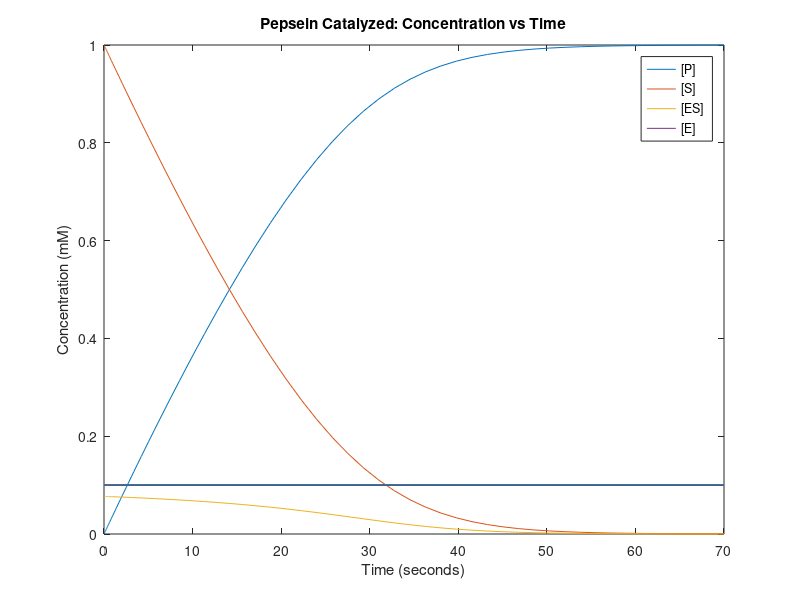
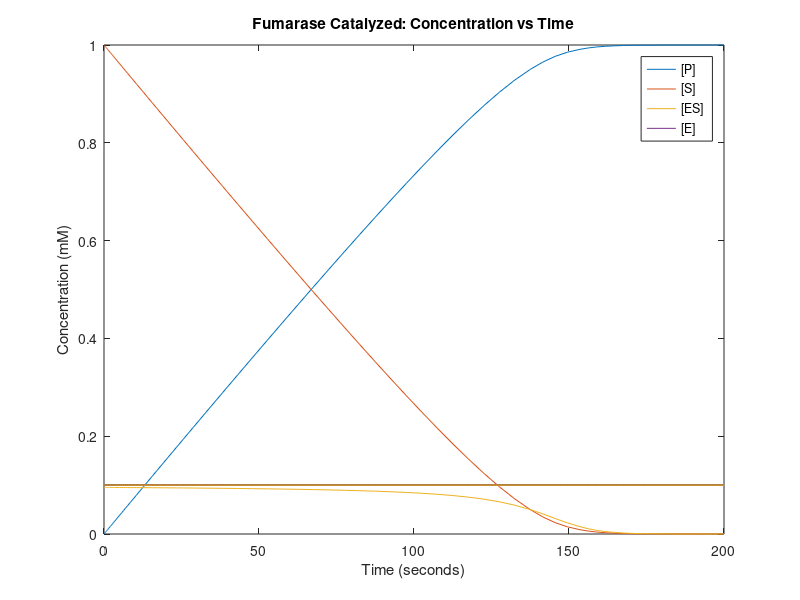
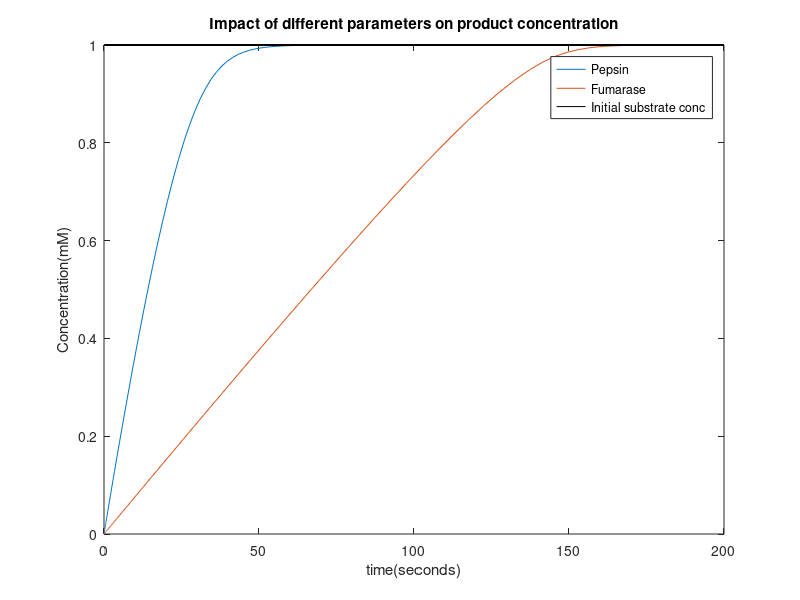

Source code (MATLAB) for these figures, in order:
%HW-3 Prb-1
%Navneet Singh (nsingh1@andrew.cmu.edu) 
function problem1
clc       %clear screen
clear all %clearing all stored variables
close all %close previous plots

%Part(a) (Pepsin catalyzed)

%Given Variables
k_cat = 0.5; %sec^-1
Km = 0.3; %mM 
So = 1; %mM

tspan = [0 70]; %sec
po = 0; %initial concentration of product
E0 = 0.1 * So; %10% of initial substrate concentration. 

%Calling ode45 to solve the differential equation. 
[t1,p1] = ode45(@rate, tspan, po);

%calculating all concentrations 
s = So - p1;
es = E0*s ./ (Km+s);
eo = ones(length(t1)).*E0; 

%plotting
figure
plot(t1,p1, t1,s, t1,es, t1,eo);
legend('[P]', '[S]', '[ES]', '[E]')
title('Pepsein Catalyzed: Concentration vs Time')
xlabel('Time (seconds)')
ylabel('Concentration (mM)')

%Part(b) Fumarase Catalyzed 

%Given Variables
k_cat = 0.08; %sec^-1
Km = 50 * 10^-3; %mM 
So = 1; %mM
tspan = [0 200];%sec

%Calling ode45 to solve the differential equation. 
[t2,p2] = ode45(@rate, tspan, po); 

%calculating concentrations
s = So - p2;
es = E0*s ./ (Km+s);
eo = ones(length(t2)).*E0; 

%plotting
figure 
plot(t2,p2, t2,s, t2,es, t2,eo);
legend('[P]', '[S]', '[ES]', '[E]')
title('Fumarase Catalyzed: Concentration vs Time')
xlabel('Time (seconds)')
ylabel('Concentration (mM)')


%Defining ODE function to be solved
function F = rate(t, p)
    F = k_cat * E0 * ((So -p)/(Km + (So - p))); 
end

figure
plot(t1,p1, t2,p2, t2,ones(length(t2))*So,'k-')
legend('Pepsin', 'Fumarase', 'Initial substrate conc')
title('Impact of different parameters on product concentration')
xlabel('time(seconds)')
ylabel('Concentration(mM)')
end


